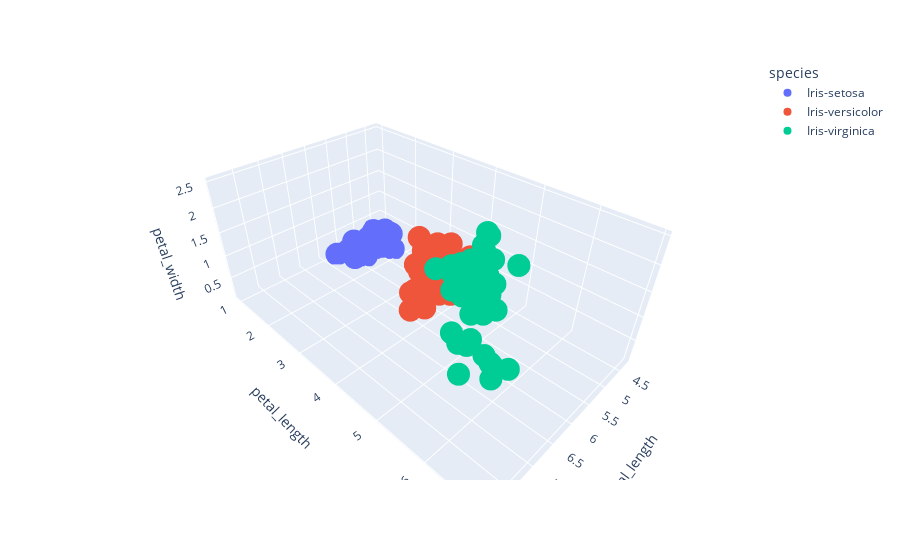

Notebook code cell kept with this figure:
### Code cell
import plotly.express as px

fig = px.scatter_3d(df, x="sepal_length", y="petal_length", z="petal_width", color="species", color_continuous_scale="Spectral")
fig.show()

### Figure 1 — Plotly figure (JSON) as saved in the notebook; plotly's stock layout.template omitted (floating-point values rounded to 4 significant figures)
{"data": [{"hovertemplate": "species=Iris-setosa<br>sepal_length=%{x}<br>petal_length=%{y}<br>petal_width=%{z}<extra></extra>", "legendgroup": "Iris-setosa", "marker": {"color": "#636efa", "symbol": "circle"}, "mode": "markers", "name": "Iris-setosa", "scene": "scene", "showlegend": true, "type": "scatter3d", "x": [5.1, 4.9, 4.7, 4.6, 5, 5.4, 4.6, 5, 4.4, 4.9, 5.4, 4.8, 4.8, 4.3, 5.8, 5.7, 5.4, 5.1, 5.7, 5.1, 5.4, 5.1, 4.6, 5.1, 4.8, 5, 5, 5.2, 5.2, 4.7, 4.8, 5.4, 5.2, 5.5, 5, 5.5, 4.4, 5.1, 5, 4.5, 4.4, 5, 5.1, 4.8, 5.1, 4.6, 5.3, 5], "y": [1.4, 1.4, 1.3, 1.5, 1.4, 1.7, 1.4, 1.5, 1.4, 1.5, 1.5, 1.6, 1.4, 1.1, 1.2, 1.5, 1.3, 1.4, 1.7, 1.5, 1.7, 1.5, 1, 1.7, 1.9, 1.6, 1.6, 1.5, 1.4, 1.6, 1.6, 1.5, 1.5, 1.4, 1.2, 1.3, 1.3, 1.5, 1.3, 1.3, 1.3, 1.6, 1.9, 1.4, 1.6, 1.4, 1.5, 1.4], "z": [0.2, 0.2, 0.2, 0.2, 0.2, 0.4, 0.3, 0.2, 0.2, 0.1, 0.2, 0.2, 0.1, 0.1, 0.2, 0.4, 0.4, 0.3, 0.3, 0.3, 0.2, 0.4, 0.2, 0.5, 0.2, 0.2, 0.4, 0.2, 0.2, 0.2, 0.2, 0.4, 0.1, 0.2, 0.2, 0.2, 0.2, 0.2, 0.3, 0.3, 0.2, 0.6, 0.4, 0.3, 0.2, 0.2, 0.2, 0.2]}, {"hovertemplate": "species=Iris-versicolor<br>sepal_length=%{x}<br>petal_length=%{y}<br>petal_width=%{z}<extra></extra>", "legendgroup": "Iris-versicolor", "marker": {"color": "#EF553B", "symbol": "circle"}, "mode": "markers", "name": "Iris-versicolor", "scene": "scene", "showlegend": true, "type": "scatter3d", "x": [7, 6.4, 6.9, 5.5, 6.5, 5.7, 6.3, 4.9, 6.6, 5.2, 5, 5.9, 6, 6.1, 5.6, 6.7, 5.6, 5.8, 6.2, 5.6, 5.9, 6.1, 6.3, 6.1, 6.4, 6.6, 6.8, 6.7, 6, 5.7, 5.5, 5.5, 5.8, 6, 5.4, 6, 6.7, 6.3, 5.6, 5.5, 5.5, 6.1, 5.8, 5, 5.6, 5.7, 5.7, 6.2, 5.1, 5.7], "y": [4.7, 4.5, 4.9, 4, 4.6, 4.5, 4.7, 3.3, 4.6, 3.9, 3.5, 4.2, 4, 4.7, 3.6, 4.4, 4.5, 4.1, 4.5, 3.9, 4.8, 4, 4.9, 4.7, 4.3, 4.4, 4.8, 5, 4.5, 3.5, 3.8, 3.7, 3.9, 5.1, 4.5, 4.5, 4.7, 4.4, 4.1, 4, 4.4, 4.6, 4, 3.3, 4.2, 4.2, 4.2, 4.3, 3, 4.1], "z": [1.4, 1.5, 1.5, 1.3, 1.5, 1.3, 1.6, 1, 1.3, 1.4, 1, 1.5, 1, 1.4, 1.3, 1.4, 1.5, 1, 1.5, 1.1, 1.8, 1.3, 1.5, 1.2, 1.3, 1.4, 1.4, 1.7, 1.5, 1, 1.1, 1, 1.2, 1.6, 1.5, 1.6, 1.5, 1.3, 1.3, 1.3, 1.2, 1.4, 1.2, 1, 1.3, 1.2, 1.3, 1.3, 1.1, 1.3]}, {"hovertemplate": "species=Iris-virginica<br>sepal_length=%{x}<br>petal_length=%{y}<br>petal_width=%{z}<extra></extra>", "legendgroup": "Iris-virginica", "marker": {"color": "#00cc96", "symbol": "circle"}, "mode": "markers", "name": "Iris-virginica", "scene": "scene", "showlegend": true, "type": "scatter3d", "x": [6.3, 5.8, 7.1, 6.3, 6.5, 7.6, 4.9, 7.3, 6.7, 7.2, 6.5, 6.4, 6.8, 5.7, 5.8, 6.4, 6.5, 7.7, 7.7, 6, 6.9, 5.6, 7.7, 6.3, 6.7, 7.2, 6.2, 6.1, 6.4, 7.2, 7.4, 7.9, 6.4, 6.3, 6.1, 7.7, 6.3, 6.4, 6, 6.9, 6.7, 6.9, 6.8, 6.7, 6.7, 6.3, 6.5, 6.2, 5.9], "y": [6, 5.1, 5.9, 5.6, 5.8, 6.6, 4.5, 6.3, 5.8, 6.1, 5.1, 5.3, 5.5, 5, 5.1, 5.3, 5.5, 6.7, 6.9, 5, 5.7, 4.9, 6.7, 4.9, 5.7, 6, 4.8, 4.9, 5.6, 5.8, 6.1, 6.4, 5.6, 5.1, 5.6, 6.1, 5.6, 5.5, 4.8, 5.4, 5.6, 5.1, 5.9, 5.7, 5.2, 5, 5.2, 5.4, 5.1], "z": [2.5, 1.9, 2.1, 1.8, 2.2, 2.1, 1.7, 1.8, 1.8, 2.5, 2, 1.9, 2.1, 2, 2.4, 2.3, 1.8, 2.2, 2.3, 1.5, 2.3, 2, 2, 1.8, 2.1, 1.8, 1.8, 1.8, 2.1, 1.6, 1.9, 2, 2.2, 1.5, 1.4, 2.3, 2.4, 1.8, 1.8, 2.1, 2.4, 2.3, 2.3, 2.5, 2.3, 1.9, 2, 2.3, 1.8]}], "layout": {"legend": {"title": {"text": "species"}, "tracegroupgap": 0}, "margin": {"t": 60}, "scene": {"domain": {"x": [0, 1], "y": [0, 1]}, "xaxis": {"title": {"text": "sepal_length"}}, "yaxis": {"title": {"text": "petal_length"}}, "zaxis": {"title": {"text": "petal_width"}}}}}
